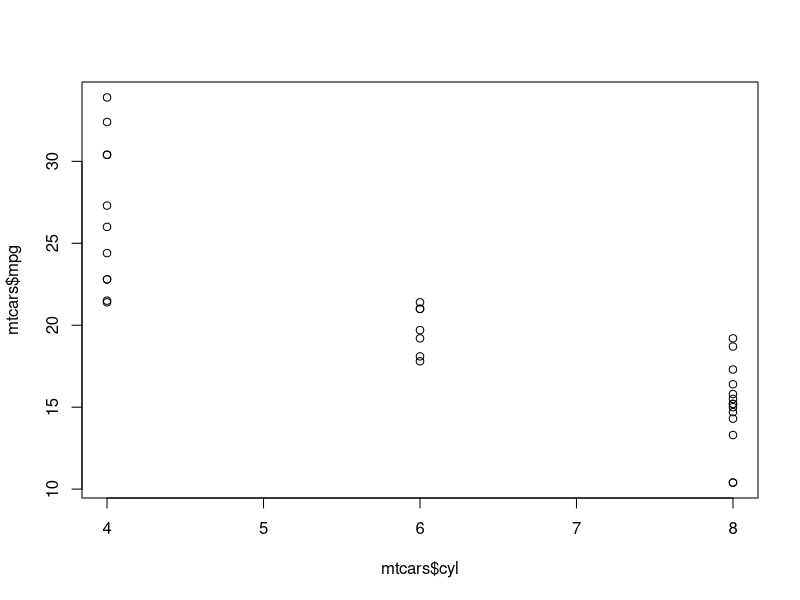
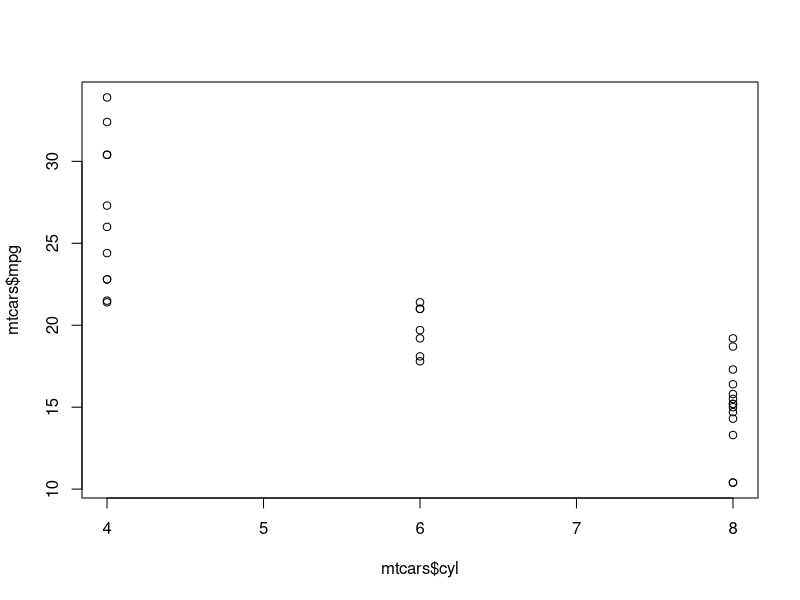

These charts were generated, in order, by the following R code:
#### Quiz 3 - Regression Course

# setwd("~/R-projects/Regression/regression")
setwd("~/Projects/Regression/regression")


### Q1 
# Consider the mtcars data set. Fit a model with mpg as the outcome that 
# includes number of cylinders as a factor variable and weight as confounder. 
# Give the adjusted estimate for the expected change in mpg comparing 8 
# cylinders to 4.

# ANSWER = -6.071

### this section just for fun###
data(mtcars)
plot(mtcars$cyl, mtcars$mpg)

model <- lm(mpg ~ as.factor(cyl), mtcars)
summary(model)$coefficients
### this section just for fun###

# adjusted estimate is intercept (cyl = 4) + coeff of 
modelconf <- lm(mpg ~ as.factor(cyl) + wt, mtcars)


answer <- summary(modelconf)$coefficients[3,1]

### Q2
# Consider the mtcars data set. Fit a model with mpg as the outcome that includes number of cylinders as a factor variable and weight as a possible 
# confounding variable. Compare the effect of 8 versus 4 cylinders on mpg for the adjusted and unadjusted by weight models. Here, adjusted means 
# including the weight variable as a term in the regression model and unadjusted means the model without weight included. What can be said about the 
# effect comparing 8 and 4 cylinders after looking at models with and without weight included?.

data(mtcars)
plot(mtcars$cyl, mtcars$mpg)

model <- lm(mpg ~ as.factor(cyl), mtcars)
summary(model)$coefficients

modelconf <- lm(mpg ~ as.factor(cyl) + wt, mtcars)

summary(model)$coefficients[3,1]
summary(modelconf)$coefficients[3,1]

# ANSWER = Holding weight constant, cylinder appears to have less of an impact on mpg than if weight is disregarded.


### Q3 
# Consider the mtcars data set. Fit a model with mpg as the outcome that considers number of cylinders as a factor variable and weight as confounder. 
# Now fit a second model with mpg as the outcome model that considers the interaction between number of cylinders (as a factor variable) and weight. 
# Give the P-value for the likelihood ratio test comparing the two models and suggest a model using 0.05 as a type I error rate significance benchmark.

modelconf <- lm(mpg ~ as.factor(cyl) + wt, mtcars)
modelmpg <- lm(mpg ~ as.factor(cyl) + wt + as.factor(cyl)*wt, mtcars)
# modelmpg <- lm(mpg ~ as.factor(cyl)*wt, mtcars)
summary(modelmpg)$coefficients[1,4]
summary(modelconf)$coefficients[1,4]

modelconf$coeff
modelmpg$coeff

confint(modelconf)
confint(modelmpg)

# ANSWER = 

### Q4


### Q5


### Q6


### Q7
